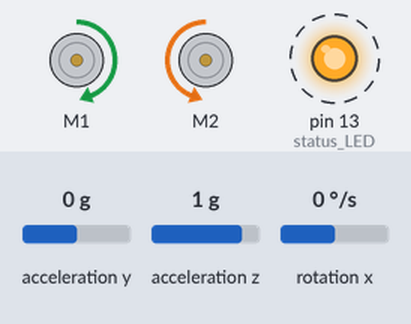
Simulated run of this sketch. Board: Arduino Uno, built with avr-gcc and run on an emulated ATmega328P. On the bench: 2 × DC motor (green arrow = forward, orange = backward, longer = faster), output pins drawn as LEDs (lit = HIGH). Dashed ring = blinking. The inputs (shaded band) are chosen by the test bench; at power-on: acceleration y 0 g, rotation x 0 °/s, acceleration z 1 g. What the sketch prints to the serial monitor is not drawn.

Above: at 1.2 s.
1.3 s: acceleration y set to -1.4 g
At 3.7 s:
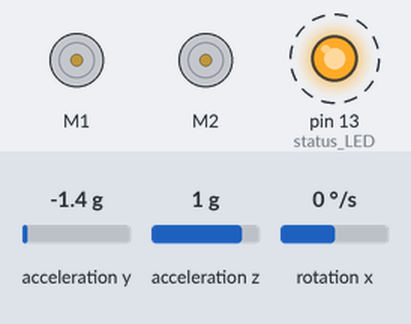
4.3 s: rotation x set to 29 °/s
7.3 s: rotation x set to 32 °/s
At 9.7 s:
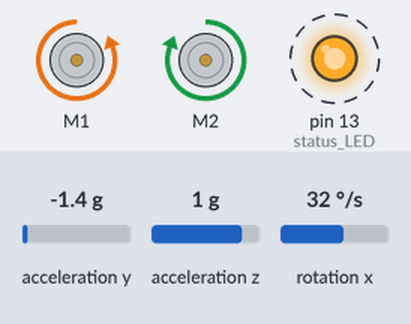
10.3 s: acceleration y set to 0 g
At 13.2 s:
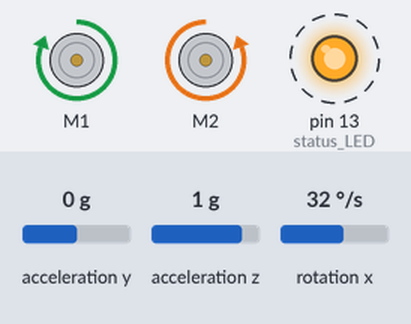
13.3 s: rotation x set to -5 °/s
At 15.45 s:
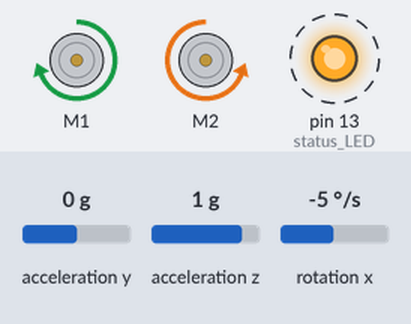
16.3 s: rotation x set to 0 °/s
Timing chart, 0 to 20.3 s (numbered marks = the images above; inputs shaded):
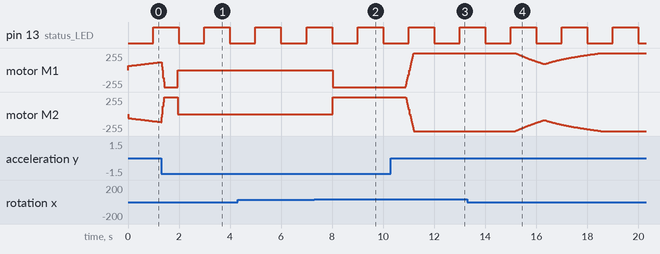

Measured:
- the behaviour switches between 31 and 32 °/s on rotation x (found by bisection; images 1 and 2)
- after the input at 7.3 s, motor M1: stopped → backward 255/255 after 0.73 s; motor M2: stopped → forward 255/255 after 0.73 s
- after the input at 10.3 s, motor M1: moves from backward 255/255 to forward 255/255 over 0.32 s, starting after 0.58 s; motor M2: moves from forward 255/255 to backward 255/255 over 0.32 s, starting after 0.58 s
- after the input at 13.3 s, motor M1: moves from forward 255/255 to forward 93/255 over 1.1 s, starting after 1.9 s; motor M2: moves from backward 255/255 to backward 93/255 over 1.1 s, starting after 1.9 s
- by itself, pin 13 (status_LED): alternates HIGH for 1.0 s and LOW for 1.0 s

The sketch:

complete_code_v7.ino
```cpp
#include <Wire.h>
#include <I2Cdev.h>
#include <MPU6050.h>
#include <math.h>
#include <DRV8835MotorShield.h>
#include <util/atomic.h>
#include <string.h>  // for memcpy

#define Kp  80 // proportional coefficient
#define Ki  60 // integration coefficient
#define Kd  0.5 // differential coefficient
#define targetAngle -1.2

MPU6050 mpu(0x68); // I2C address (0x68 is default)
DRV8835MotorShield motors(4, 5, 7, 6); // set output pins (M1DIR, M1PWM, M2DIR, M2PWM)

// declare global variables
const float Ts = 0.005f; // sample time 5ms
float alpha = 0.9938; // filter coefficient
const float INV_GYRO = 1.0f / 131.0f; // convert raw gyroX (LSB) to °/s for the ±250 °/s range (MPU6050 scale)
volatile int16_t accY, accZ, gyroX;
volatile int16_t motorCmd = 0;   // final command for motors, -400..400
volatile float motorPower, gyroRate;
volatile float accAngle, currentAngle, prevAngle=0, error, errorSum=0;
volatile byte count=0;
float pid_p = 0;
float pid_i = 0;
float pid_d = 0;

// serial plotter support
struct PlotSample {
  float angle, error, P, I, D, out;
  bool ready;
};
volatile PlotSample plotSample = {0};
volatile uint32_t isrTicks = 0; // counts ISR ticks (5 ms each)
const uint8_t PRINT_DECIMATION = 0; // print every Nth ISR (reduce bandwidth)
volatile uint8_t printDecimCnt = 0;

void init_PID() {
  // initialise Timer1 to provide a 5 ms scheduler for PID
  cli(); // stop interrupts so register writes aren’t interrupted
  TCCR1A = 0; // clear Timer1 control A -> no PWM outputs from Timer1
  TCCR1B = 0; // clear Timer1 control B -> timer stopped while we set it up
  OCR1A  = 9999; // compare value (TOP in CTC mode)
  TCCR1B |= (1 << WGM12); // CTC mode (Mode 4): count up to OCR1A, then reset to 0
  TCCR1B |= (1 << CS11); // prescaler = 8 (CS12:0 = 010)
  TIMSK1 |= (1 << OCIE1A); // enable “compare A match” interrupt
  sei(); // re-enable global interrupts
}

void setup() {
  pinMode(13, OUTPUT); // status LED
  motors.flipM2(true); // invert M2, depends on wiring
  mpu.initialize();
  mpu.setYAccelOffset(-493); // apply offset
  mpu.setZAccelOffset(857); // apply offset
  mpu.setXGyroOffset(132); // apply offset
  init_PID(); // start 5 ms control interrupts
  Serial.begin(115200); // set baud rate (for debugging)
  Serial.println("P;I;D;angle;error;out");
}

void loop() {
  // read acceleration and gyroscope values
  int16_t ay = mpu.getAccelerationY();
  int16_t az = mpu.getAccelerationZ();
  int16_t gx = mpu.getRotationX();
  // publish to shareds atomically
  ATOMIC_BLOCK(ATOMIC_RESTORESTATE) {
    accY = ay;
    accZ = az;
    gyroX = gx;
  }
  // set motor speed
  int16_t cmd; // grab the latest command atomically (16-bit read on 8-bit MCU)
  ATOMIC_BLOCK(ATOMIC_RESTORESTATE) { cmd = motorCmd; }
  if (abs(cmd) < 50) cmd = 0; // optional deadband
  motors.setM1Speed(cmd);
  motors.setM2Speed(cmd);
  // print latest plotsample if ready (non-blocking)
  PlotSample local;
  bool doPrint = false;
  ATOMIC_BLOCK(ATOMIC_RESTORESTATE) {
    if (plotSample.ready) {
      // copy from volatile safely
      memcpy(&local, (const void*)&plotSample, sizeof(PlotSample));
      plotSample.ready = false; // mark consumed
      doPrint = true;
    }
  }
  if (doPrint) {
    // csv print:
    Serial.print(local.P,4);        Serial.print(';');
    Serial.print(local.I,4);        Serial.print(';');
    Serial.print(local.D,4);        Serial.print(';');
    Serial.print(local.angle,4);    Serial.print(';');
    Serial.print(local.error,4);    Serial.print(';');
    Serial.println(local.out,4);
  }
}

// interrupt service routine will be called every 5 ms
ISR(TIMER1_COMPA_vect) {
  isrTicks++; // advance tick counter every ISR
  // sensor fusion
  accAngle = atan2(accY, accZ) * RAD_TO_DEG; // accel tilt (deg)
  gyroRate = gyroX * INV_GYRO;
  currentAngle = alpha * (prevAngle + gyroRate * Ts)
               + (1.0f - alpha) * accAngle;
  // SAFETY: bail out if we’re too far
  if (fabs(currentAngle) > 30.0f) {
    errorSum = 0; // also clear I to recover cleanly
    pid_i = 0;
    motorPower = 0;
    motorCmd = 0;
    prevAngle = currentAngle;
    // still update LED timer
    count++;
    if (count == 200) {
      count = 0;
      digitalWrite(13, !digitalRead(13));
    }
    return; // do not produce plot samples while tripped
  }
  // PID
  error = currentAngle - targetAngle; // calculate error
  errorSum += error * Ts; // integrate error over time
  errorSum = constrain(errorSum,
                       -400.0f / max(1.0f, (float)Ki),
                        400.0f / max(1.0f, (float)Ki)); // anti-windup: clamp integrator
  pid_p = Kp * error; // proportional
  pid_i = Ki * errorSum; // integral
  pid_d = Kd * gyroRate; // derivative on measurement
  motorPower = pid_p + pid_i - pid_d; // calculate output from PID values
  motorPower = constrain(motorPower, -400.0f, 400.0f); // saturate output to driver’s expected range (Pololu lib: -400..400)
  motorCmd = (int16_t)motorPower; // publish int16 command atomically for loop()
  prevAngle = currentAngle;
  // toggle the led on pin13 every second (200 * 5 ms)
  count++;
  if(count == 200)  {
    count = 0;
    digitalWrite(13, !digitalRead(13));
  }
  // prepare decimated data for plotting
  printDecimCnt++;
  if (printDecimCnt >= PRINT_DECIMATION) {
    printDecimCnt = 0;
    PlotSample s;
    s.angle = currentAngle;
    s.error = error;
    s.P = pid_p;
    s.I = pid_i;
    s.D = pid_d;
    s.out = motorPower;
    s.ready = true;
    // publish snapshot for loop() to print.
    // (no need for ATOMIC_BLOCK here; we are in ISR with interrupts disabled.)
    plotSample = s;
  }
}
```
